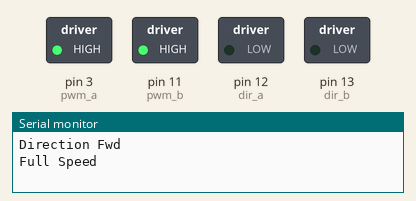
The sketch below on a simulated Arduino Uno, built with avr-gcc and run on an emulated ATmega328P. Parts: switched loads named in the sketch (green lamp = pin HIGH), the last lines printed to the serial monitor. Pins used as bus, display or sensor lines are not drawn.

Above: at 1.0 s.
At 3.0 s:
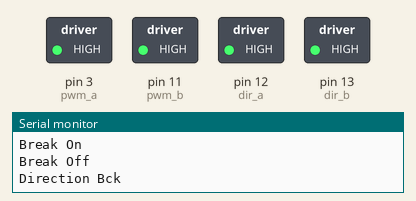
Timing chart, 0 to 4.6 s (numbered marks = the images above):
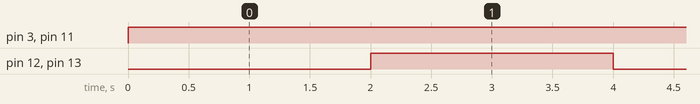

Measured:
- by itself, pin 3 (pwm_a), pin 11 (pwm_b): LOW → HIGH at 0.00 s
- by itself, pin 12 (dir_a), pin 13 (dir_b): alternates HIGH for 2.0 s and LOW for 2.0 s

The sketch:

Motor_Shield_R3.ino
```cpp
//PWM control for motor outputs 1 and 2 is on digital pin 3
int pwm_a = 3;
//PWM control for motor outputs 3 and 4 is on digital pin 11
int pwm_b = 11;

//direction control for motor outputs 1 and 2 is on digital pin 12
int dir_a = 12;
//direction control for motor outputs 3 and 4 is on digital pin 13
int dir_b = 13;

// break control for motor output 1 and 2 is on digital pin 9
int brk_a = 9;
// break control for motor output 3 and 4 is on digital pin 8
int brk_b = 8;

void setup()
{
  pinMode(pwm_a, OUTPUT);
  pinMode(pwm_b, OUTPUT);
  pinMode(dir_a, OUTPUT);
  pinMode(dir_b, OUTPUT);

  pinMode(brk_a, OUTPUT);
  pinMode(brk_b, OUTPUT);

  Serial.begin(9600);
}

void loop()
{
  // First set the direction (in my setup FWD is LOW and BCK is HIGH)
  digitalWrite(dir_a, LOW);  //Set motor direction, 1 low, 2 high
  digitalWrite(dir_b, LOW);  //Set motor direction, 3 high, 4 low

  Serial.println("Direction Fwd");

  //set both motors to run at 100% duty cycle (fast)
  analogWrite(pwm_a, 255);
  analogWrite(pwm_b, 255);

  Serial.println("Full Speed");

  // We use a delay to define a period for the motors to run
  delay(2000);

  // Apply the breaks
  digitalWrite(brk_a, HIGH);
  digitalWrite(brk_b, HIGH);

  Serial.println("Break On");

  // Change the direction (in my setup FWD is LOW and BCK is HIGH)
  digitalWrite(dir_a, HIGH);  //Reverse motor direction, 1 high, 2 low
  digitalWrite(dir_b, HIGH);  //Reverse motor direction, 3 low, 4 high

  // Remove the breaks
  digitalWrite(brk_a, LOW);
  digitalWrite(brk_b, LOW);

  Serial.println("Break Off");
  Serial.println("Direction Bck");

  // Again use a delay to define a period for the motors to run
  delay(2000);

  // Turn
  // digitalWrite(dir_a, HIGH);
  // digitalWrite(dir_b, LOW);

  // delay(2000);

  // Turn
  // digitalWrite(dir_a, LOW);
  // digitalWrite(dir_b, HIGH);

  // delay(2000);
}
```
